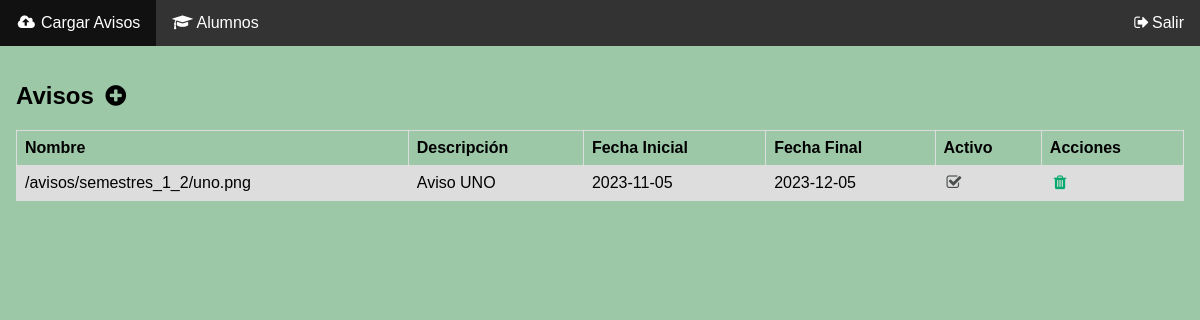
/modulos/feed-asesores/index.php (signed in), run on the app's committed database.
### tables this page shows
CREATE TABLE `avisos` (
    `ID_AVISOS` INT(10) NOT NULL AUTO_INCREMENT,
    `DESCRIPCION` VARCHAR(500) NULL DEFAULT NULL COLLATE 'utf8_general_ci',
    `FECHA_INICIO` DATE NOT NULL,
    `FECHA_FIN` DATE NOT NULL,
    `ACTIVO` TINYINT(3) NOT NULL DEFAULT '1',
    `ESTATUS` TINYINT(3) NOT NULL DEFAULT '1',
    `RUTA` VARCHAR(500) NOT NULL COLLATE 'utf8_general_ci',
    `SEMESTRE` INT(10) NOT NULL,
    PRIMARY KEY (`ID_AVISOS`) USING BTREE,
    INDEX `ID_AVISOS` (`ID_AVISOS`) USING BTREE,
    INDEX `FK_avisos_semestres` (`SEMESTRE`) USING BTREE,
    CONSTRAINT `FK_avisos_semestres` FOREIGN KEY (`SEMESTRE`) REFERENCES `semestres` (`ID_SEMESTRES`) ON UPDATE RESTRICT ON DELETE RESTRICT
) COLLATE = 'utf8_general_ci';

### modulos/funciones.php (called while the page is built, shortened)
<?php
require_once("../conexion.php");
function getAvisos()
{
    global $conexion;
    $query = "SELECT * FROM avisos AS AV WHERE AV.SEMESTRE = " . $_SESSION['SEMESTRE_ID'] . " AND AV.ESTATUS = 1";
    $result = mysqli_query($conexion, $query);
    return $result;
}

### modulos/feed-asesores/index.php (the view, shortened to what this page needs)
<?php
require_once("../funciones.php");
$resultAvisos = getAvisos();
?>
<!DOCTYPE html>
<html>
<head>
    <link rel="stylesheet" href="https://cdnjs.cloudflare.com/ajax/libs/font-awesome/4.7.0/css/font-awesome.min.css">
    <link rel="stylesheet" href="../../estilos/styles.css" />
    <link rel="stylesheet" href="../../estilos/feed.css" />
    <link rel="stylesheet" href="../../estilos/modal.css" />
    <link rel="stylesheet" href="../../estilos/login.css" />
</head>
<body>
    <ul>
        <li>
            <a class="active" onclick="ocultarMostrar(document.getElementById('alumnos'), 'none'); ocultarMostrar(document.getElementById('cargar-avisos'), 'block');">
                <i class=" fa fa-fw fa-cloud-upload"></i> Cargar Avisos
            </a>
        </li>
        <li>
            <a onclick="ocultarMostrar(document.getElementById('cargar-avisos'), 'none'); ocultarMostrar(document.getElementById('alumnos'), 'block');">
                <i class="fa fa-fw fa-graduation-cap"></i> Alumnos
            </a>
        </li>
        <li style="float: right">
            <a style="cursor: pointer" href="../logout.php"><i class="fa fa-fw fa-sign-out"></i>Salir</a>
        </li>
    </ul>
    <div id="cargar-avisos" class="container">
        <h2>Avisos <a id="btn-modal-cargar-avisos" onclick="abrirModalCargarAvisos()" style="cursor: pointer"><i class="fa fa-fw fa-plus-circle"></i></a></h2>
        <table>
            <tr>
                <th>Nombre</th>
                <th>Descripción</th>
                <th>Fecha Inicial</th>
                <th>Fecha Final</th>
                <th>Activo</th>
                <th>Acciones</th>
            </tr>
            <?php
            while ($rows = mysqli_fetch_assoc($resultAvisos)) {
            ?>
                <tr>
                    <td><?php echo $rows['RUTA']; ?></td>
                    <td><?php echo $rows['DESCRIPCION']; ?></td>
                    <td><?php echo $rows['FECHA_INICIO']; ?></td>
                    <td><?php echo $rows['FECHA_FIN']; ?></td>
                    <td>
                        <a class="custom-icon" href="./activar-aviso.php?id=<?php echo $rows['ID_AVISOS']; ?>&activo=<?php echo ($rows['ACTIVO']); ?>" onclick="return activarAviso(<?php echo $rows['FECHA_INICIO'] < date("Y-m-d") ?>);">
                            <i class="fa fa-fw <?php echo ($rows['ACTIVO'] == 1 ? 'fa-check-square-o' : 'fa-square-o'); ?> <?php echo ($rows['FECHA_INICIO'] < date("Y-m-d") ? "icon-actions-bloqueado" : "icon-actions"); ?>"></i>
                        </a>
                    </td>
                    <td>
                        <a class="custom-icon" href="./eliminar-aviso.php?id=<?php echo $rows['ID_AVISOS']; ?>" onclick="return eliminarAviso();">
                            <i class="fa fa-fw fa-trash icon-actions"></i>
                        </a>
                    </td>
                </tr>
            <?php
            }
            ?>
        </table>
    </div>
</body>
</html>

### estilos/styles.css (style rules this page uses)
body { background-color: #9dc8a8; font-family: Arial, Helvetica, sans-serif; }
.container { padding: 16px; }
.icon-actions { color: #04AA6D; cursor: pointer; }
.icon-actions-bloqueado { color: #4a4d4c; cursor: not-allowed; }
.custom-icon { color: transparent!important; }

### estilos/feed.css (style rules this page uses)
body { background-color: #9dc8a8; font-family: Arial, Helvetica, sans-serif; }
.container { padding: 16px; }
ul { list-style-type: none; margin: 0; padding: 0; overflow: hidden; background-color: #333; }
li { float: left; }
li a { display: block; color: white; cursor: pointer; text-align: center; padding: 14px 16px; text-decoration: none; }
body { font-family: Arial; margin: 0; }
* { box-sizing: border-box; }
.container { position: relative; }
.active, .demo:hover { opacity: 1; }
table { font-family: arial, sans-serif; border-collapse: collapse; width: 100%; }
td, th { border: 1px solid #dddddd; text-align: left; padding: 8px; }
tr:nth-child(even) { background-color: #dddddd; }

### data on the page
avisos: RUTA "/avisos/semestres_1_2/uno.png", DESCRIPCION "Aviso UNO", FECHA_INICIO "2023-11-05", FECHA_FIN "2023-12-05", ACTIVO 1 (drawn)
